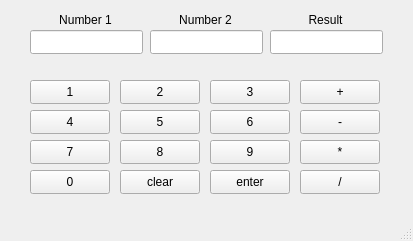
<?xml version="1.0" encoding="UTF-8"?>
<ui version="4.0">
 <class>MainWindow</class>
 <widget class="QMainWindow" name="MainWindow">
  <property name="geometry">
   <rect>
    <x>0</x>
    <y>0</y>
    <width>413</width>
    <height>241</height>
   </rect>
  </property>
  <property name="windowTitle">
   <string>MainWindow</string>
  </property>
  <widget class="QWidget" name="centralwidget">
   <widget class="QPushButton" name="N1">
    <property name="geometry">
     <rect>
      <x>30</x>
      <y>80</y>
      <width>80</width>
      <height>24</height>
     </rect>
    </property>
    <property name="text">
     <string>1</string>
    </property>
    <property name="checkable">
     <bool>true</bool>
    </property>
    <property name="autoExclusive">
     <bool>true</bool>
    </property>
   </widget>
   <widget class="QPushButton" name="N2">
    <property name="geometry">
     <rect>
      <x>120</x>
      <y>80</y>
      <width>80</width>
      <height>24</height>
     </rect>
    </property>
    <property name="text">
     <string>2</string>
    </property>
    <property name="checkable">
     <bool>true</bool>
    </property>
    <property name="autoExclusive">
     <bool>true</bool>
    </property>
   </widget>
   <widget class="QLineEdit" name="num2">
    <property name="geometry">
     <rect>
      <x>150</x>
      <y>30</y>
      <width>113</width>
      <height>24</height>
     </rect>
    </property>
   </widget>
   <widget class="QLineEdit" name="num1">
    <property name="geometry">
     <rect>
      <x>30</x>
      <y>30</y>
      <width>113</width>
      <height>24</height>
     </rect>
    </property>
   </widget>
   <widget class="QLineEdit" name="result">
    <property name="geometry">
     <rect>
      <x>270</x>
      <y>30</y>
      <width>113</width>
      <height>24</height>
     </rect>
    </property>
   </widget>
   <widget class="QPushButton" name="N3">
    <property name="geometry">
     <rect>
      <x>210</x>
      <y>80</y>
      <width>80</width>
      <height>24</height>
     </rect>
    </property>
    <property name="text">
     <string>3</string>
    </property>
    <property name="checkable">
     <bool>true</bool>
    </property>
    <property name="autoExclusive">
     <bool>true</bool>
    </property>
   </widget>
   <widget class="QPushButton" name="N4">
    <property name="geometry">
     <rect>
      <x>30</x>
      <y>110</y>
      <width>80</width>
      <height>24</height>
     </rect>
    </property>
    <property name="text">
     <string>4</string>
    </property>
    <property name="checkable">
     <bool>true</bool>
    </property>
    <property name="autoExclusive">
     <bool>true</bool>
    </property>
   </widget>
   <widget class="QPushButton" name="N5">
    <property name="geometry">
     <rect>
      <x>120</x>
      <y>110</y>
      <width>80</width>
      <height>24</height>
     </rect>
    </property>
    <property name="text">
     <string>5</string>
    </property>
    <property name="checkable">
     <bool>true</bool>
    </property>
    <property name="autoExclusive">
     <bool>true</bool>
    </property>
   </widget>
   <widget class="QPushButton" name="N6">
    <property name="geometry">
     <rect>
      <x>210</x>
      <y>110</y>
      <width>80</width>
      <height>24</height>
     </rect>
    </property>
    <property name="text">
     <string>6</string>
    </property>
    <property name="checkable">
     <bool>true</bool>
    </property>
    <property name="autoExclusive">
     <bool>true</bool>
    </property>
   </widget>
   <widget class="QPushButton" name="N7">
    <property name="geometry">
     <rect>
      <x>30</x>
      <y>140</y>
      <width>80</width>
      <height>24</height>
     </rect>
    </property>
    <property name="text">
     <string>7</string>
    </property>
    <property name="checkable">
     <bool>true</bool>
    </property>
    <property name="autoExclusive">
     <bool>true</bool>
    </property>
   </widget>
   <widget class="QPushButton" name="N8">
    <property name="geometry">
     <rect>
      <x>120</x>
      <y>140</y>
      <width>80</width>
      <height>24</height>
     </rect>
    </property>
    <property name="text">
     <string>8</string>
    </property>
    <property name="checkable">
     <bool>true</bool>
    </property>
    <property name="autoExclusive">
     <bool>true</bool>
    </property>
   </widget>
   <widget class="QPushButton" name="N9">
    <property name="geometry">
     <rect>
      <x>210</x>
      <y>140</y>
      <width>80</width>
      <height>24</height>
     </rect>
    </property>
    <property name="text">
     <string>9</string>
    </property>
    <property name="checkable">
     <bool>true</bool>
    </property>
    <property name="autoExclusive">
     <bool>true</bool>
    </property>
   </widget>
   <widget class="QPushButton" name="N0">
    <property name="geometry">
     <rect>
      <x>30</x>
      <y>170</y>
      <width>80</width>
      <height>24</height>
     </rect>
    </property>
    <property name="text">
     <string>0</string>
    </property>
    <property name="checkable">
     <bool>true</bool>
    </property>
    <property name="autoExclusive">
     <bool>true</bool>
    </property>
   </widget>
   <widget class="QPushButton" name="clear">
    <property name="geometry">
     <rect>
      <x>120</x>
      <y>170</y>
      <width>80</width>
      <height>24</height>
     </rect>
    </property>
    <property name="text">
     <string>clear</string>
    </property>
    <property name="checkable">
     <bool>true</bool>
    </property>
    <property name="autoExclusive">
     <bool>true</bool>
    </property>
   </widget>
   <widget class="QPushButton" name="enter">
    <property name="geometry">
     <rect>
      <x>210</x>
      <y>170</y>
      <width>80</width>
      <height>24</height>
     </rect>
    </property>
    <property name="text">
     <string>enter</string>
    </property>
    <property name="checkable">
     <bool>true</bool>
    </property>
    <property name="autoExclusive">
     <bool>true</bool>
    </property>
   </widget>
   <widget class="QPushButton" name="add">
    <property name="geometry">
     <rect>
      <x>300</x>
      <y>80</y>
      <width>80</width>
      <height>24</height>
     </rect>
    </property>
    <property name="text">
     <string>+</string>
    </property>
    <property name="checkable">
     <bool>true</bool>
    </property>
    <property name="checked">
     <bool>false</bool>
    </property>
    <property name="autoExclusive">
     <bool>true</bool>
    </property>
   </widget>
   <widget class="QPushButton" name="sub">
    <property name="geometry">
     <rect>
      <x>300</x>
      <y>110</y>
      <width>80</width>
      <height>24</height>
     </rect>
    </property>
    <property name="text">
     <string>-</string>
    </property>
    <property name="checkable">
     <bool>true</bool>
    </property>
    <property name="checked">
     <bool>false</bool>
    </property>
    <property name="autoExclusive">
     <bool>true</bool>
    </property>
   </widget>
   <widget class="QPushButton" name="mul">
    <property name="geometry">
     <rect>
      <x>300</x>
      <y>140</y>
      <width>80</width>
      <height>24</height>
     </rect>
    </property>
    <property name="text">
     <string>*</string>
    </property>
    <property name="checkable">
     <bool>true</bool>
    </property>
    <property name="checked">
     <bool>false</bool>
    </property>
    <property name="autoExclusive">
     <bool>true</bool>
    </property>
   </widget>
   <widget class="QPushButton" name="div">
    <property name="geometry">
     <rect>
      <x>300</x>
      <y>170</y>
      <width>80</width>
      <height>24</height>
     </rect>
    </property>
    <property name="text">
     <string>/</string>
    </property>
    <property name="checkable">
     <bool>true</bool>
    </property>
    <property name="checked">
     <bool>false</bool>
    </property>
    <property name="autoExclusive">
     <bool>true</bool>
    </property>
   </widget>
   <widget class="QLabel" name="label">
    <property name="geometry">
     <rect>
      <x>30</x>
      <y>10</y>
      <width>111</width>
      <height>20</height>
     </rect>
    </property>
    <property name="text">
     <string>Number 1</string>
    </property>
    <property name="alignment">
     <set>Qt::AlignmentFlag::AlignCenter</set>
    </property>
   </widget>
   <widget class="QLabel" name="label_2">
    <property name="geometry">
     <rect>
      <x>150</x>
      <y>10</y>
      <width>111</width>
      <height>20</height>
     </rect>
    </property>
    <property name="text">
     <string>Number 2</string>
    </property>
    <property name="alignment">
     <set>Qt::AlignmentFlag::AlignCenter</set>
    </property>
   </widget>
   <widget class="QLabel" name="label_3">
    <property name="geometry">
     <rect>
      <x>270</x>
      <y>10</y>
      <width>111</width>
      <height>20</height>
     </rect>
    </property>
    <property name="text">
     <string>Result</string>
    </property>
    <property name="alignment">
     <set>Qt::AlignmentFlag::AlignCenter</set>
    </property>
   </widget>
  </widget>
  <widget class="QMenuBar" name="menubar">
   <property name="geometry">
    <rect>
     <x>0</x>
     <y>0</y>
     <width>413</width>
     <height>21</height>
    </rect>
   </property>
  </widget>
  <widget class="QStatusBar" name="statusbar"/>
 </widget>
 <resources/>
 <connections/>
</ui>
